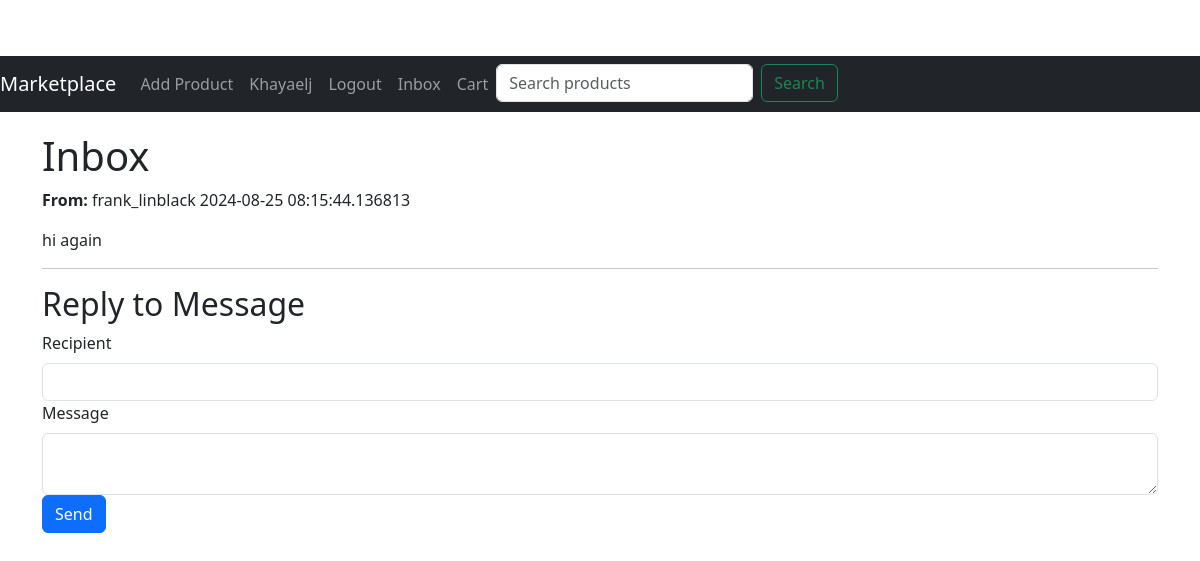
Before: /inbox (signed in) with the older database file.
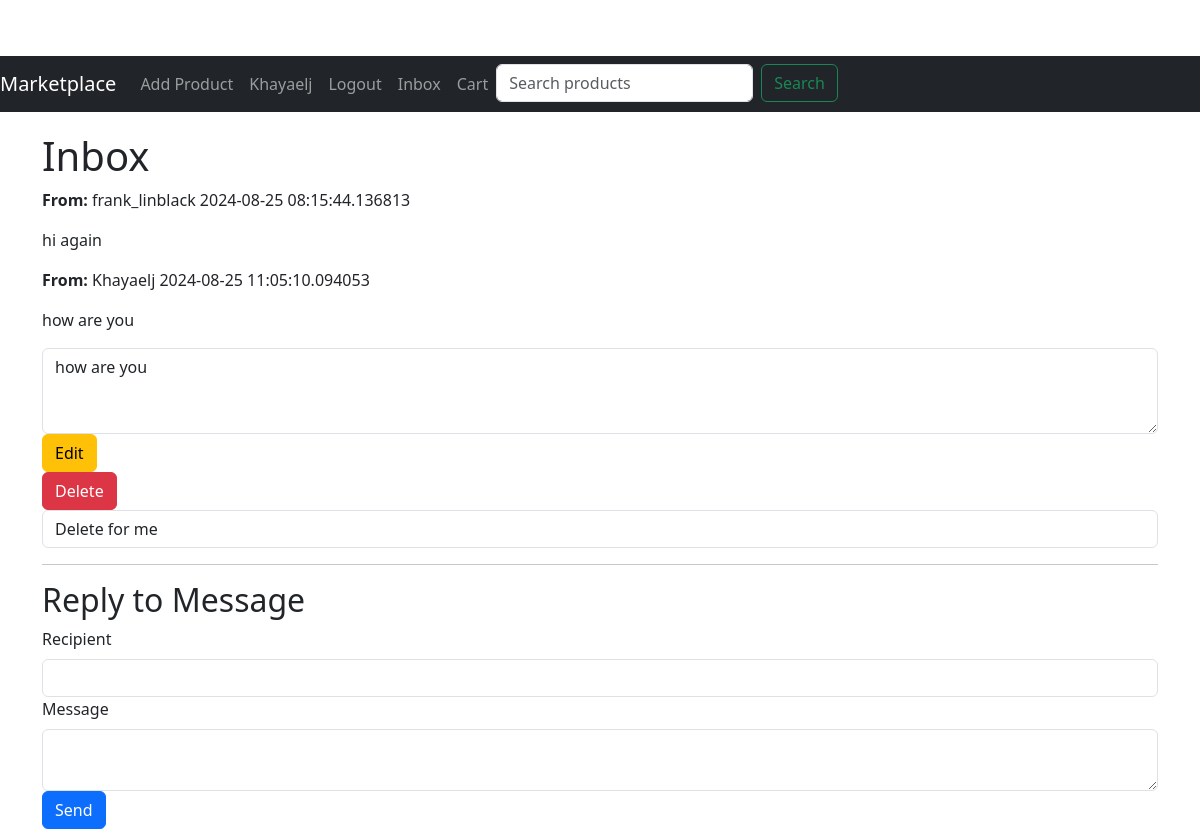
After: the same page with the newer database file.
### app/models.py (models this page shows, shortened)
class User(UserMixin, db.Model):
    id = db.Column(db.Integer, primary_key=True)
    username = db.Column(db.String(64), index=True, unique=True)
    email = db.Column(db.String(120), index=True, unique=True)
    password_hash = db.Column(db.String(128))
    profile_picture = db.Column(db.String(150), nullable=True)
    products = db.relationship('Product', backref='author', lazy='dynamic')
    reviews = db.relationship('Review', backref='author', lazy='dynamic')
    wishlist_entries = db.relationship('Wishlist', backref='user', lazy=True)
    received_messages = db.relationship('Message', foreign_keys='Message.receiver_id', backref='receiver', overlaps="sent_messages,received_messages")
    sent_messages = db.relationship('Message', foreign_keys='Message.sender_id', backref='sender', overlaps="received_messages,sent_messages")

class Message(db.Model):
    id = db.Column(db.Integer, primary_key=True)
    sender_id = db.Column(db.Integer, db.ForeignKey('user.id'))
    receiver_id = db.Column(db.Integer, db.ForeignKey('user.id'))
    body = db.Column(db.String(1024))
    timestamp = db.Column(db.DateTime, index=True, default=datetime.utcnow)
    read = db.Column(db.Boolean, default=False)
    edited = db.Column(db.Boolean, default=False)
    edit_timestamp = db.Column(db.DateTime, nullable=True)
    deleted_for_sender = db.Column(db.Boolean, default=False)
    deleted_for_receiver = db.Column(db.Boolean, default=False)

### app/routes.py (the view, shortened to what this page needs)
@bp.route('/inbox', methods=['GET', 'POST'])
@login_required
def inbox():
    messages = Message.query.filter(
        (Message.receiver_id == current_user.id) & (Message.deleted_for_receiver == False) |
        (Message.sender_id == current_user.id) & (Message.deleted_for_sender == False)
    ).order_by(Message.timestamp.asc()).all()
    form = MessageForm()
    for message in messages:
        if not message.read and message.receiver_id == current_user.id:
            message.read = True
            db.session.commit()
    return render_template('inbox.html', title='Inbox', messages=messages, form=form)

### app/forms.py
class MessageForm(FlaskForm):
    recipient = StringField('Recipient', validators=[DataRequired()])
    body = TextAreaField('Message', validators=[DataRequired()])
    submit = SubmitField('Send')

### app/models.py (called while the page is built)
@login.user_loader
def load_user(id):
    return User.query.get(int(id))

### app/routes.py (called while the page is built)
@bp.before_request
def before_request():
    if current_user.is_authenticated:
        unread_count = Message.query.filter_by(receiver_id=current_user.id, read=False).count()
        current_app.jinja_env.globals['unread_count'] = unread_count

### app/templates/inbox.html (shortened to what this page needs)
{% extends "base.html" %}
{% block content %}
<h1>{{ title }}</h1>
<div class="inbox-messages">
    {% for message in messages %}
    <div class="message-item {% if not message.read %}unread{% endif %}">
        <p><strong>From:</strong> {{ message.sender.username }} <span class="timestamp">{{ message.timestamp }}</span></p>
        <p>{{ message.body }}</p>
        {% if message.sender.id == current_user.id %}
        <div class="message-actions">
            <form method="POST" action="{{ url_for('main.edit_message', message_id=message.id) }}">
                <div class="form-group">
                    <textarea name="body" class="form-control" rows="3">{{ message.body }}</textarea>
                </div>
                <button type="submit" class="btn btn-warning">Edit</button>
            </form>
            <form method="POST" action="{{ url_for('main.delete_message', message_id=message.id) }}" style="display:inline;">
                <button type="submit" class="btn btn-danger">Delete</button>
                <select name="delete_option" class="form-control">
                    <option value="user">Delete for me</option>
                </select>
            </form>
        </div>
        {% endif %}
    </div>
    {% endfor %}
</div>
<hr>
<div class="message-reply">
    <h2>Reply to Message</h2>
    <form method="POST" action="">
        <div class="form-group">
            {{ form.recipient.label(class="form-label") }}
            {{ form.recipient(class="form-control") }}
        </div>
        <div class="form-group">
            {{ form.body.label(class="form-label") }}
            {{ form.body(class="form-control") }}
        </div>
        <div class="form-group">
            {{ form.submit(class="btn btn-primary") }}
        </div>
    </form>
</div>
{% endblock %}

### app/templates/base.html (shortened to what this page needs)
<!doctype html>
<html lang="en">
<head>
  <link rel="stylesheet" href="{{ url_for('static', filename='css/styles.css') }}">
  <link href="https://cdn.jsdelivr.net/npm/bootstrap@5.3.0/dist/css/bootstrap.min.css" rel="stylesheet">
</head>
<body>
  <nav class="navbar navbar-expand-lg navbar-dark bg-dark">
    <a class="navbar-brand" href="{{ url_for('main.index') }}">Marketplace</a>
    <div class="collapse navbar-collapse" id="navbarNav">
      <ul class="navbar-nav">
        {% if current_user.is_authenticated %}
        <li class="nav-item">
          <a class="nav-link" href="{{ url_for('main.add_product') }}">Add Product</a>
        </li>
        <li class="nav-item">
          <a class="nav-link" href="{{ url_for('main.edit_profile') }}">{{ current_user.username }}</a>
        </li>
        <li class="nav-item">
          <a class="nav-link" href="{{ url_for('main.logout') }}">Logout</a>
        </li>
        <li class="nav-item">
          <a class="nav-link" href="{{ url_for('main.inbox') }}">
            Inbox
          </a>
        </li>
        {% endif %}
        <li class="nav-item">
          <a class="nav-link" href="{{ url_for('main.cart') }}">Cart</a>
        </li>
        <li class="nav-item">
          <form class="d-flex ms-auto" action="{{ url_for('main.search') }}" method="get">
            <input class="form-control me-2" type="search" name="query" placeholder="Search products" aria-label="Search">
            <button class="btn btn-outline-success" type="submit">Search</button>
          </form>
        </li>
      </ul>
    </div>
  </nav>
  <div class="container">
    {% block content %}{% endblock %}
  </div>
</body>
</html>

### app/static/css/styles.css (style rules this page uses)
body { padding-top: 56px; }
.navbar { margin-bottom: 20px; }
.container { max-width: 960px; margin: 0 auto; }
.btn { border-radius: .2rem; padding: .5rem 1rem; }
.btn-primary { background-color: #007bff; border-color: #007bff; }
.btn-danger { background-color: #dc3545; border-color: #dc3545; }

Changed rows visible on the page:
added Message: sender.username "Khayaelj", timestamp "2024-08-25 11:05:10.094053", body "how are you"
